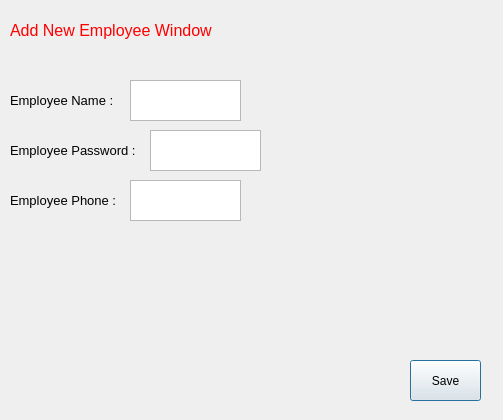
<?xml version="1.0" encoding="UTF-8"?>
<ui version="4.0">
 <class>Dialog</class>
 <widget class="QDialog" name="Dialog">
  <property name="geometry">
   <rect>
    <x>0</x>
    <y>0</y>
    <width>503</width>
    <height>420</height>
   </rect>
  </property>
  <property name="windowTitle">
   <string>Dialog</string>
  </property>
  <widget class="QLabel" name="label">
   <property name="geometry">
    <rect>
     <x>10</x>
     <y>0</y>
     <width>211</width>
     <height>61</height>
    </rect>
   </property>
   <property name="text">
    <string>&lt;html&gt;&lt;head/&gt;&lt;body&gt;&lt;p&gt;&lt;span style=&quot; font-size:12pt; color:#ff0000;&quot;&gt;Add New Employee Window &lt;/span&gt;&lt;/p&gt;&lt;/body&gt;&lt;/html&gt;</string>
   </property>
  </widget>
  <widget class="QLabel" name="label_2">
   <property name="geometry">
    <rect>
     <x>10</x>
     <y>80</y>
     <width>131</width>
     <height>41</height>
    </rect>
   </property>
   <property name="text">
    <string>&lt;html&gt;&lt;head/&gt;&lt;body&gt;&lt;p&gt;&lt;span style=&quot; font-size:10pt;&quot;&gt;Employee Name : &lt;/span&gt;&lt;/p&gt;&lt;/body&gt;&lt;/html&gt;</string>
   </property>
  </widget>
  <widget class="QLabel" name="label_3">
   <property name="geometry">
    <rect>
     <x>10</x>
     <y>130</y>
     <width>131</width>
     <height>41</height>
    </rect>
   </property>
   <property name="text">
    <string>&lt;html&gt;&lt;head/&gt;&lt;body&gt;&lt;p&gt;&lt;span style=&quot; font-size:10pt;&quot;&gt;Employee Password :&lt;/span&gt;&lt;/p&gt;&lt;/body&gt;&lt;/html&gt;</string>
   </property>
  </widget>
  <widget class="QLabel" name="label_4">
   <property name="geometry">
    <rect>
     <x>10</x>
     <y>180</y>
     <width>131</width>
     <height>41</height>
    </rect>
   </property>
   <property name="text">
    <string>&lt;html&gt;&lt;head/&gt;&lt;body&gt;&lt;p&gt;&lt;span style=&quot; font-size:10pt;&quot;&gt;Employee Phone : &lt;/span&gt;&lt;/p&gt;&lt;/body&gt;&lt;/html&gt;</string>
   </property>
  </widget>
  <widget class="QPushButton" name="pushButton">
   <property name="geometry">
    <rect>
     <x>410</x>
     <y>360</y>
     <width>71</width>
     <height>41</height>
    </rect>
   </property>
   <property name="text">
    <string>Save</string>
   </property>
  </widget>
  <widget class="QTextEdit" name="textEdit">
   <property name="geometry">
    <rect>
     <x>150</x>
     <y>130</y>
     <width>111</width>
     <height>41</height>
    </rect>
   </property>
  </widget>
  <widget class="QTextEdit" name="textEdit_2">
   <property name="geometry">
    <rect>
     <x>130</x>
     <y>180</y>
     <width>111</width>
     <height>41</height>
    </rect>
   </property>
  </widget>
  <widget class="QTextEdit" name="textEdit_3">
   <property name="geometry">
    <rect>
     <x>130</x>
     <y>80</y>
     <width>111</width>
     <height>41</height>
    </rect>
   </property>
  </widget>
 </widget>
 <resources/>
 <connections/>
</ui>
